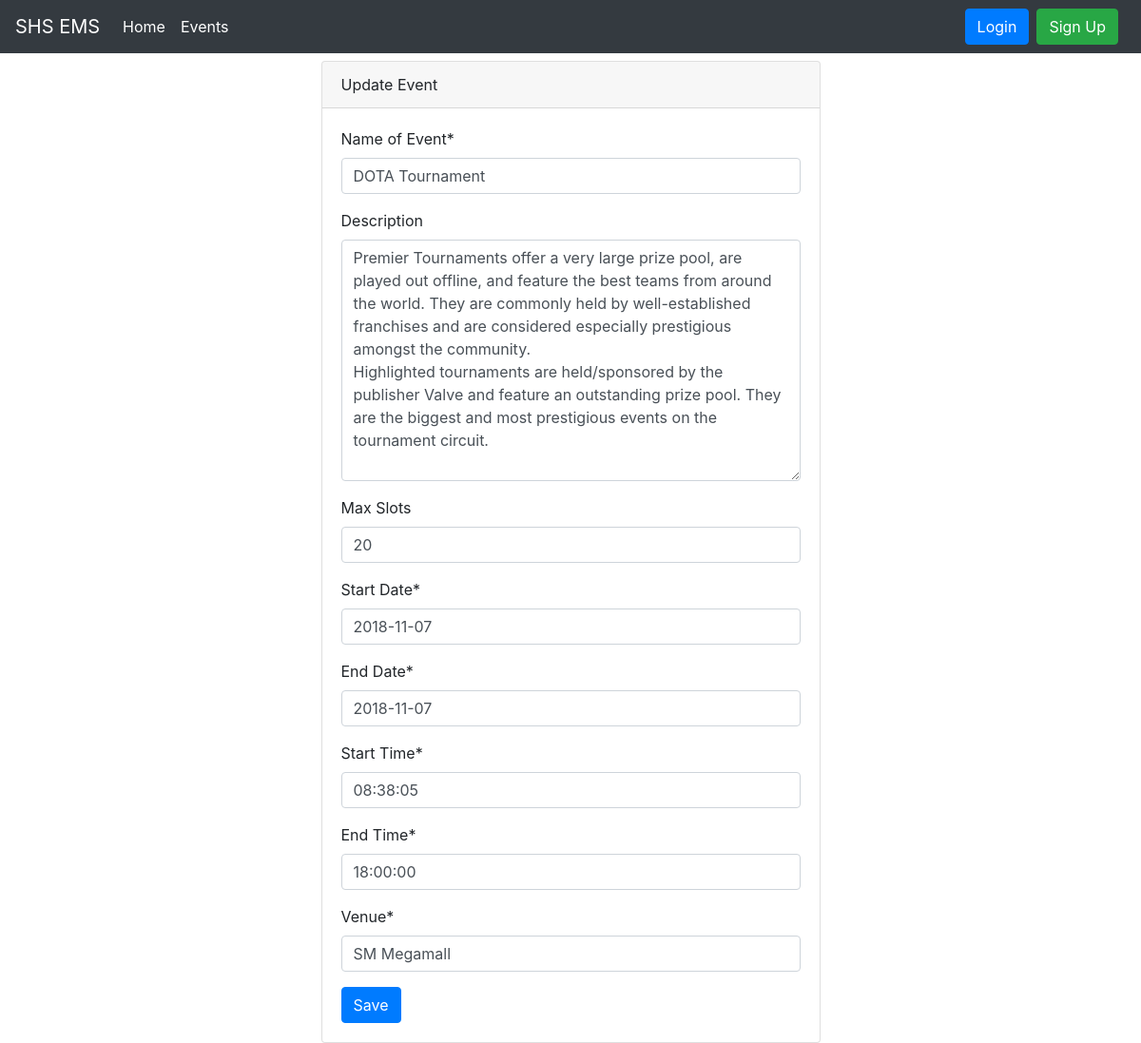
The page /events/2/update/ on the database its author committed.
### events/models.py (models this page shows, shortened)
class Event(models.Model):
    name = models.CharField("Name of Event", max_length = 100, default = "")
    description = models.TextField("Description", max_length = 2000, blank = True)
    max_slots = models.IntegerField("Max Slots", blank = True, null = True)
    date_from = models.DateField("Start Date")
    date_to = models.DateField("End Date")
    time_from = models.TimeField("Start Time")
    time_to = models.TimeField("End Time")
    venue = models.CharField("Venue", max_length = 100)
    date_created = models.DateTimeField("Date Created", auto_now_add = True)
    creator = models.ForeignKey(to="users.Participant", on_delete = models.CASCADE)

### events/views.py (the view)
# urls.py: path("events/<int:pk>/update/", EventUpdateView.as_view(), name="event_update"),
class EventUpdateView(UpdateView):
    model = Event
    template_name = "event_update.html"
    fields = ['name', 'description', 'max_slots', 'date_from', 'date_to', 'time_from', 'time_to', 'venue']

### templates/event_update.html (shortened to what this page needs)
{% extends 'base.html' %}
{% load crispy_forms_tags %}
{% block content %}
<div class = "col-md-6 mx-auto">
<div class="card mt-2">
    <div class="card-header">
        Update Event
    </div>
    <div class="card-body">
        <form method = "post" action = "">
            {{ form | crispy }}
        <button type = "submit" class = "btn btn-primary">Save</button>
    </form>
    </div>
  </div>
</div>
{% endblock %}

### rows shown on the page
Event: name "DOTA Tournament", description "Premier Tournaments offer a very large prize pool, are played out offline, and feature the best teams from around the world. They are commonly held by well-established franchises and are considered especially prestigious amongst the community. Highlighted tournaments are held/sponsored by the publisher Valve and feature an outstanding prize pool. They are the biggest and most prestigious events on the tournament circuit.", max_slots "20", date_from "2018-11-07", date_to "2018-11-07", time_from "08:38:05", time_to "18:00:00", venue "SM Megamall"
